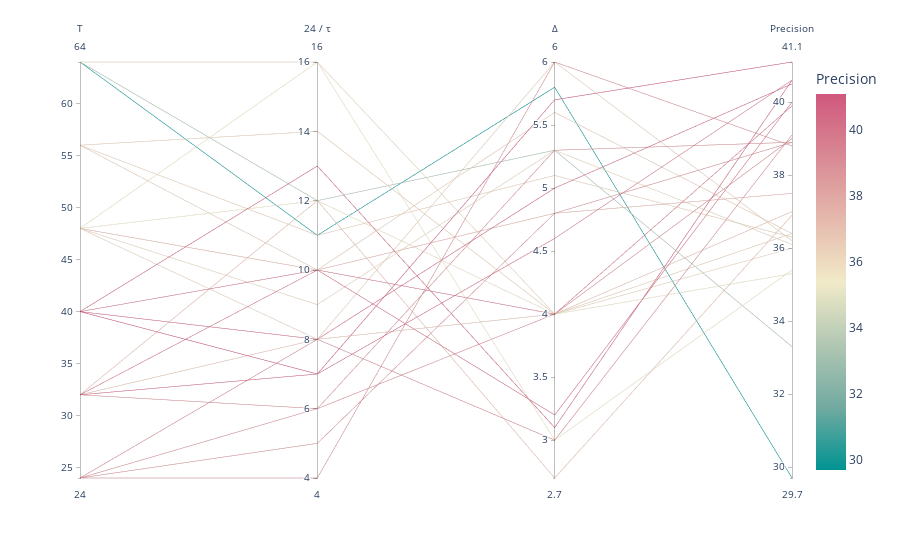

Write notebook code for a chart like this one.
### Code cell
metric = 'precision'
#metric = 'balanced_accuracy'
fig = px.parallel_coordinates(df[['num_frames', 'fps', 'duration', metric]], color=metric, labels={
    "duration": "∆",
    "num_frames": "T",
    "fps": "24 / τ",
    "recall": "Recall",
    "precision": "Precision"
}, color_continuous_scale=px.colors.diverging.Tealrose, )
fig.show()
fig.write_image("/Users/simonnarendorf/Documents/Projects/soccer-action-classification/Thesis/img/07_par_cor_prec.eps", engine="kaleido", scale=5.0)

### Figure 1 — Plotly figure (JSON) as saved in the notebook; plotly's stock layout.template omitted (floating-point values rounded to 4 significant figures)
{"data": [{"dimensions": [{"label": "T", "values": [24, 24, 24, 24, 32, 32, 32, 32, 32, 40, 40, 40, 40, 48, 48, 48, 48, 48, 56, 56, 56, 64, 64, 64]}, {"label": "24 / τ", "values": [4, 5, 6, 8, 6, 7, 8, 10, 12, 7, 8, 10, 13, 8, 9, 10, 12, 16, 10, 11, 14, 11, 12, 16]}, {"label": "∆", "values": [6.0, 4.8, 4.0, 3.0, 5.3, 4.6, 4.0, 3.2, 2.7, 5.7, 5.0, 4.0, 3.1, 6.0, 5.3, 4.8, 4.0, 3.0, 5.6, 5.1, 4.0, 5.8, 5.3, 4.0]}, {"label": "Precision", "values": [38.8, 38.9, 39.0, 39.1, 38.9, 40.6, 37.0, 40.0, 36.9, 41.1, 40.5, 39.9, 40.6, 36.2, 36.1, 37.5, 35.3, 35.4, 36.4, 36.3, 36.4, 29.7, 33.3, 36.0]}], "domain": {"x": [0.0, 1.0], "y": [0.0, 1.0]}, "line": {"color": [38.8, 38.9, 39.0, 39.1, 38.9, 40.6, 37.0, 40.0, 36.9, 41.1, 40.5, 39.9, 40.6, 36.2, 36.1, 37.5, 35.3, 35.4, 36.4, 36.3, 36.4, 29.7, 33.3, 36.0], "coloraxis": "coloraxis"}, "name": "", "type": "parcoords"}], "layout": {"coloraxis": {"colorbar": {"title": {"text": "Precision"}}, "colorscale": [[0.0, "rgb(0, 147, 146)"], [0.1667, "rgb(114, 170, 161)"], [0.3333, "rgb(177, 199, 179)"], [0.5, "rgb(241, 234, 200)"], [0.6667, "rgb(229, 185, 173)"], [0.8333, "rgb(217, 137, 148)"], [1.0, "rgb(208, 88, 126)"]]}, "legend": {"tracegroupgap": 0}, "margin": {"t": 60}}}
